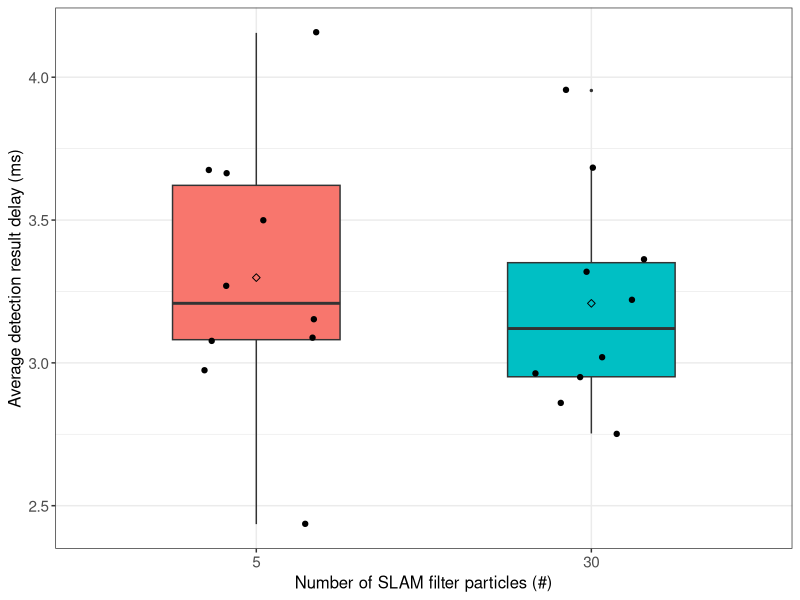
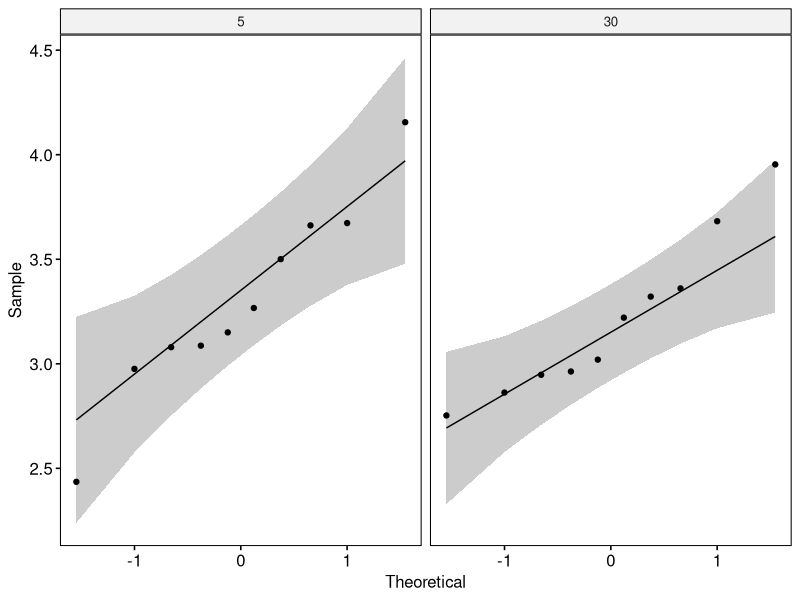

Generate these figures, in order, with R:
## ---- chunk 1
if (!require('tidyverse')) install.packages('tidyverse', dependencies = TRUE); library('tidyverse')
if (!require('ggpubr')) install.packages('ggpubr', dependencies = TRUE); library('ggpubr')
if (!require('rstatix')) install.packages('rstatix', dependencies = TRUE); library('rstatix')
if (!require('ggplot2')) install.packages('ggplot2', dependencies = TRUE); library('ggplot2')
## ---- chunk 2
data <- read.csv(file = '../../raw_data/test_particles/run_table.csv')
data <- subset(data, select = c(X__run_id, particles, avg_detection_result_delay_ms))
data$particles <- as.factor(data$particles)
data$avg_detection_result_delay_ms <- as.numeric(data$avg_detection_result_delay_ms)
## ---- chunk 3
data %>%
  group_by(particles) %>%
  get_summary_stats(avg_detection_result_delay_ms, type = "mean_sd")
## ---- chunk 4
ggplot(data, aes(x = particles, y = avg_detection_result_delay_ms, fill = particles)) +
  theme_bw() + 
  geom_boxplot(width = 0.5, outlier.size = 0.5) + 
  geom_jitter(width = 0.2) +
  stat_summary(fun = mean, color = 'black', geom = 'point', shape = 5, size = 1.5) +
  labs(x = "Number of SLAM filter particles (#)", y = "Average detection result delay (ms)") +
  theme(legend.position = 'none') +
  theme(
    axis.title.x = element_text(size = 12, family = 'sans'),
    axis.title.y = element_text(size = 12, family = 'sans'),
    axis.text.x = element_text(size = 11, family = 'sans'),
    axis.text.y = element_text(size = 11, family = 'sans'),
    
  )
## ---- chunk 5
data %>% 
  group_by(particles) %>%
  identify_outliers(avg_detection_result_delay_ms)
## ---- chunk 6
ggqqplot(data, x = "avg_detection_result_delay_ms", facet.by = "particles")
## ---- chunk 7
data %>%
  group_by(particles) %>%
  shapiro_test(avg_detection_result_delay_ms)
## ---- chunk 8
data %>%
  t_test(avg_detection_result_delay_ms ~ particles) %>%
  add_significance()
